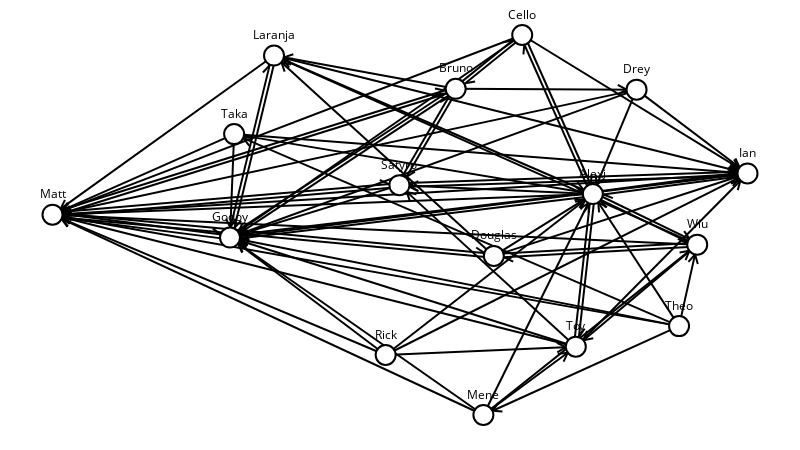

The notebook cell this image was saved under:
### Markdown cell above
### Questao 2

### Code cell
sn.show_graph(g2, nlab=True)

### Figure 1 — Plotly figure (JSON) as saved in the notebook; plotly's stock layout.template omitted (floating-point values rounded to 4 significant figures; data arrays with more than 128 entries replaced by an {"elided": "..."} marker saying what was removed)
{"data": [{"hoverinfo": "none", "line": {"color": "rgb(0, 0, 0)", "width": 2}, "mode": "lines", "type": "scatter", "uid": "9744ae6f-6207-433c-9635-6ac3de6b6199", "x": {"elided": "603 float values"}, "y": {"elided": "603 float values"}}, {"hoverinfo": "none", "marker": {"color": "rgb(255, 255, 255)", "line": {"color": "rgb(0, 0, 0)", "width": 2}, "size": 20}, "mode": "markers+text", "text": ["Toy", "Alexi", "Drey", "Bruno", "Cello", "Godoy", "Ian", "Matt", "Mene", "Theo", "Rick", "Taka", "Satyro", "Wiu", "Douglas", "Laranja"], "textfont": {"color": "rgb(0, 0, 0)"}, "textposition": "top center", "type": "scatter", "uid": "4224332e-dc94-4bbb-8873-284063d3270f", "x": [0.753, 0.7775, 0.8404, 0.5801, 0.6758, 0.2554, 1, 0, 0.62, 0.9015, 0.4794, 0.2613, 0.4991, 0.9276, 0.635, 0.3187], "y": [0.1798, 0.5815, 0.8562, 0.8583, 1, 0.467, 0.6357, 0.5272, 0, 0.2339, 0.1579, 0.7392, 0.6049, 0.4484, 0.4187, 0.946]}], "layout": {"height": 450, "margin": {"b": 0, "l": 0, "r": 0, "t": 0}, "showlegend": false, "width": 800, "xaxis": {"showgrid": false, "showticklabels": false, "zeroline": false}, "yaxis": {"showgrid": false, "showticklabels": false, "zeroline": false}}}
